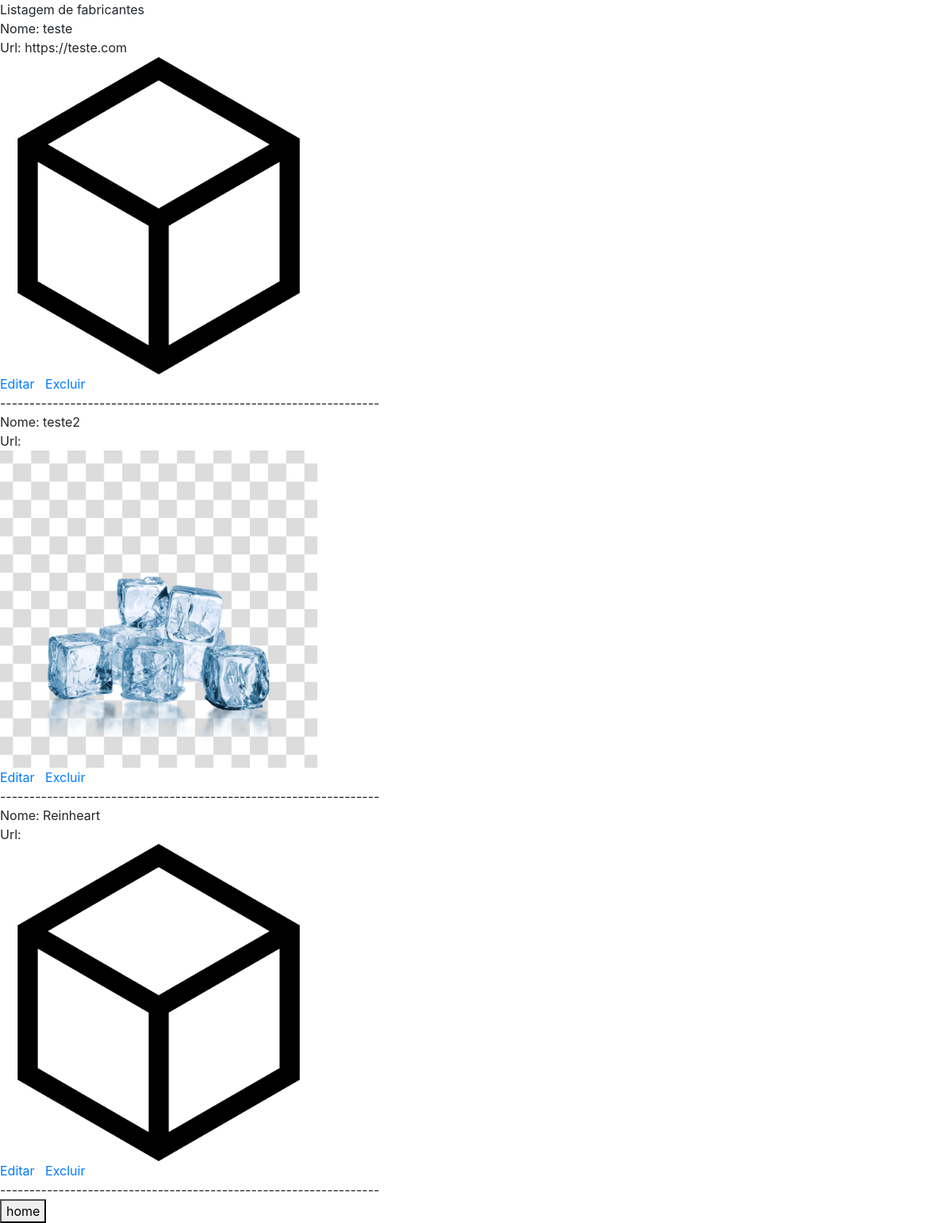
Screenshot of /listagem_fabricantes/ with the database file from the repository.
### core/models.py (models this page shows, shortened)
class Fabricante(models.Model):
    nome = models.CharField(max_length=50, verbose_name='Fabricante')
    url = models.URLField(verbose_name='Site', blank=True, null=True)
    logo = models.ImageField(upload_to='logo_fabricante', blank=True, null=True, verbose_name="")
    class Meta:
        verbose_name_plural = 'Fabricantes'

### core/views.py (the view)
# urls.py: path('listagem_fabricantes/', listagem_fabricantes, name='url_listagem_fabricantes'),
def listagem_fabricantes(request):
    dados = Fabricante.objects.all()
    contexto = {'dados': dados}
    return render(request, 'core/listagem_fabricantes.html', contexto)

### core/templates/core/listagem_fabricantes.html (shortened to what this page needs)
{% extends 'base.html' %}
{% load static %}
{% block main %}
    Listagem de fabricantes <br>
{% for i in dados %}
    Nome: {% if i.nome %} {{ i.nome }} {% endif %} <br>
    Url: {% if i.url %} {{ i.url }} {% endif %} <br>
    {% if i.logo %}
        <img src={{ i.logo.url }} width="400"> <br>
    {% else %}
        <img src="{% static 'logo_generica.png' %}" width="400"> <br>
    {% endif %}
    <a href="{% url 'url_atualiza_fabricante' i.id %}">Editar</a> &nbsp;
    <a href="{% url 'url_exclui_fabricante' i.id %}">Excluir</a>
<br>
-----------------------------------------------------------------<br>
{% endfor %}
    <button onclick="window.location.href='/'">home</button>
{% endblock %}

### rows the page displays
Fabricante: nome "teste", url "https://teste.com"
Fabricante: nome "teste2", logo (picture)
Fabricante: nome "Reinheart"
